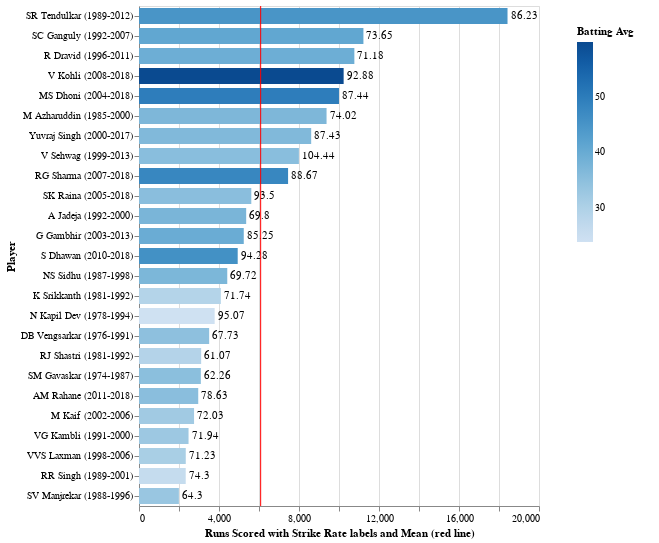

Source (notebook cell):
### Code cell
india_top_chart

### Figure 1 — Vega-Lite specification as saved in the notebook (floating-point values rounded to 4 significant figures)
{"config": {"background": "white", "view": {"continuousWidth": 400, "continuousHeight": 300}, "legend": {"padding": 20}, "scale": {"bandPaddingInner": 0.2}}, "layer": [{"mark": "bar", "encoding": {"color": {"type": "quantitative", "field": "Batting Avg"}, "tooltip": [{"type": "quantitative", "field": "Matches Played"}, {"type": "quantitative", "field": "Batting Strike Rate"}, {"type": "quantitative", "field": "Hundreds Scored"}], "x": {"type": "quantitative", "field": "Runs Scored", "title": "Runs Scored with Strike Rate labels and Mean (red line)"}, "y": {"type": "nominal", "field": "Player", "sort": {"field": "Runs Scored", "op": "count", "order": "ascending"}}}}, {"mark": {"type": "text", "align": "left", "baseline": "middle", "dx": 3}, "encoding": {"text": {"type": "quantitative", "field": "Batting Strike Rate"}, "tooltip": [{"type": "quantitative", "field": "Matches Played"}, {"type": "quantitative", "field": "Batting Strike Rate"}, {"type": "quantitative", "field": "Hundreds Scored"}], "x": {"type": "quantitative", "field": "Runs Scored", "title": "Runs Scored with Strike Rate labels and Mean (red line)"}, "y": {"type": "nominal", "field": "Player", "sort": {"field": "Runs Scored", "op": "count", "order": "ascending"}}}}, {"mark": {"type": "rule", "color": "red"}, "encoding": {"x": {"type": "quantitative", "aggregate": "mean", "field": "Runs Scored"}}}], "data": {"name": "data-d2c3f1f6cf00f88c3ac27df41948cb8c"}, "$schema": "https://vega.github.io/schema/vega-lite/v4.8.1.json", "datasets": {"data-d2c3f1f6cf00f88c3ac27df41948cb8c": [{"Player": "SR Tendulkar (1989-2012)", "Career Span": "1989-2012", "Career Start": 1989, "Career End": 2012, "Matches Played": 463, "Innings Batted": 452.0, "Not Outs": 41.0, "Runs Scored": 18430.0, "Highest Innings Score": "200*", "Highest Innings Score Num": "200", "Batting Avg": 44.83, "Balls Faced": 21370.0, "Batting Strike Rate": 86.23, "Hundreds Scored": 49.0, "Scores Of Fifty Or More": 96.0, "Ducks Scored": 20.0, "Country": "India", "Player Count": 1, "5000+ Runs Scored": 1, "40+ Batting Avg": 1, "90+ Batting Strike Rate": 0}, {"Player": "SC Ganguly (1992-2007)", "Career Span": "1992-2007", "Career Start": 1992, "Career End": 2007, "Matches Played": 308, "Innings Batted": 297.0, "Not Outs": 23.0, "Runs Scored": 11220.0, "Highest Innings Score": "183", "Highest Innings Score Num": "183", "Batting Avg": 40.95, "Balls Faced": 15240.0, "Batting Strike Rate": 73.65, "Hundreds Scored": 22.0, "Scores Of Fifty Or More": 71.0, "Ducks Scored": 16.0, "Country": "India", "Player Count": 1, "5000+ Runs Scored": 1, "40+ Batting Avg": 1, "90+ Batting Strike Rate": 0}, {"Player": "R Dravid (1996-2011)", "Career Span": "1996-2011", "Career Start": 1996, "Career End": 2011, "Matches Played": 340, "Innings Batted": 314.0, "Not Outs": 39.0, "Runs Scored": 10770.0, "Highest Innings Score": "153", "Highest Innings Score Num": "153", "Batting Avg": 39.15, "Balls Faced": 15130.0, "Batting Strike Rate": 71.18, "Hundreds Scored": 12.0, "Scores Of Fifty Or More": 82.0, "Ducks Scored": 13.0, "Country": "India", "Player Count": 1, "5000+ Runs Scored": 1, "40+ Batting Avg": 0, "90+ Batting Strike Rate": 0}, {"Player": "V Kohli (2008-2018)", "Career Span": "2008-2018", "Career Start": 2008, "Career End": 2018, "Matches Played": 216, "Innings Batted": 208.0, "Not Outs": 37.0, "Runs Scored": 10230.0, "Highest Innings Score": "183", "Highest Innings Score Num": "183", "Batting Avg": 59.83, "Balls Faced": 11020.0, "Batting Strike Rate": 92.88, "Hundreds Scored": 38.0, "Scores Of Fifty Or More": 48.0, "Ducks Scored": 12.0, "Country": "India", "Player Count": 1, "5000+ Runs Scored": 1, "40+ Batting Avg": 1, "90+ Batting Strike Rate": 1}, {"Player": "MS Dhoni (2004-2018)", "Career Span": "2004-2018", "Career Start": 2004, "Career End": 2018, "Matches Played": 329, "Innings Batted": 278.0, "Not Outs": 77.0, "Runs Scored": 9999.0, "Highest Innings Score": "183*", "Highest Innings Score Num": "183", "Batting Avg": 49.74, "Balls Faced": 11440.0, "Batting Strike Rate": 87.44, "Hundreds Scored": 9.0, "Scores Of Fifty Or More": 67.0, "Ducks Scored": 9.0, "Country": "India", "Player Count": 1, "5000+ Runs Scored": 1, "40+ Batting Avg": 1, "90+ Batting Strike Rate": 0}, {"Player": "M Azharuddin (1985-2000)", "Career Span": "1985-2000", "Career Start": 1985, "Career End": 2000, "Matches Played": 334, "Innings Batted": 308.0, "Not Outs": 54.0, "Runs Scored": 9378.0, "Highest Innings Score": "153*", "Highest Innings Score Num": "153", "Batting Avg": 36.92, "Balls Faced": 12670.0, "Batting Strike Rate": 74.02, "Hundreds Scored": 7.0, "Scores Of Fifty Or More": 58.0, "Ducks Scored": 9.0, "Country": "India", "Player Count": 1, "5000+ Runs Scored": 1, "40+ Batting Avg": 0, "90+ Batting Strike Rate": 0}, {"Player": "Yuvraj Singh (2000-2017)", "Career Span": "2000-2017", "Career Start": 2000, "Career End": 2017, "Matches Played": 301, "Innings Batted": 275.0, "Not Outs": 39.0, "Runs Scored": 8609.0, "Highest Innings Score": "150", "Highest Innings Score Num": "150", "Batting Avg": 36.47, "Balls Faced": 9846.0, "Batting Strike Rate": 87.43, "Hundreds Scored": 14.0, "Scores Of Fifty Or More": 52.0, "Ducks Scored": 18.0, "Country": "India", "Player Count": 1, "5000+ Runs Scored": 1, "40+ Batting Avg": 0, "90+ Batting Strike Rate": 0}, {"Player": "V Sehwag (1999-2013)", "Career Span": "1999-2013", "Career Start": 1999, "Career End": 2013, "Matches Played": 241, "Innings Batted": 235.0, "Not Outs": 9.0, "Runs Scored": 7995.0, "Highest Innings Score": "219", "Highest Innings Score Num": "219", "Batting Avg": 35.37, "Balls Faced": 7655.0, "Batting Strike Rate": 104.4, "Hundreds Scored": 15.0, "Scores Of Fifty Or More": 37.0, "Ducks Scored": 14.0, "Country": "India", "Player Count": 1, "5000+ Runs Scored": 1, "40+ Batting Avg": 0, "90+ Batting Strike Rate": 1}, {"Player": "RG Sharma (2007-2018)", "Career Span": "2007-2018", "Career Start": 2007, "Career End": 2018, "Matches Played": 193, "Innings Batted": 187.0, "Not Outs": 31.0, "Runs Scored": 7454.0, "Highest Innings Score": "264", "Highest Innings Score Num": "264", "Batting Avg": 47.78, "Balls Faced": 8406.0, "Batting Strike Rate": 88.67, "Hundreds Scored": 21.0, "Scores Of Fifty Or More": 37.0, "Ducks Scored": 12.0, "Country": "India", "Player Count": 1, "5000+ Runs Scored": 1, "40+ Batting Avg": 1, "90+ Batting Strike Rate": 0}, {"Player": "SK Raina (2005-2018)", "Career Span": "2005-2018", "Career Start": 2005, "Career End": 2018, "Matches Played": 226, "Innings Batted": 194.0, "Not Outs": 35.0, "Runs Scored": 5615.0, "Highest Innings Score": "116*", "Highest Innings Score Num": "116", "Batting Avg": 35.31, "Balls Faced": 6005.0, "Batting Strike Rate": 93.5, "Hundreds Scored": 5.0, "Scores Of Fifty Or More": 36.0, "Ducks Scored": 14.0, "Country": "India", "Player Count": 1, "5000+ Runs Scored": 1, "40+ Batting Avg": 0, "90+ Batting Strike Rate": 1}, {"Player": "A Jadeja (1992-2000)", "Career Span": "1992-2000", "Career Start": 1992, "Career End": 2000, "Matches Played": 196, "Innings Batted": 179.0, "Not Outs": 36.0, "Runs Scored": 5359.0, "Highest Innings Score": "119", "Highest Innings Score Num": "119", "Batting Avg": 37.47, "Balls Faced": 7677.0, "Batting Strike Rate": 69.8, "Hundreds Scored": 6.0, "Scores Of Fifty Or More": 30.0, "Ducks Scored": 10.0, "Country": "India", "Player Count": 1, "5000+ Runs Scored": 1, "40+ Batting Avg": 0, "90+ Batting Strike Rate": 0}, {"Player": "G Gambhir (2003-2013)", "Career Span": "2003-2013", "Career Start": 2003, "Career End": 2013, "Matches Played": 147, "Innings Batted": 143.0, "Not Outs": 11.0, "Runs Scored": 5238.0, "Highest Innings Score": "150*", "Highest Innings Score Num": "150", "Batting Avg": 39.68, "Balls Faced": 6144.0, "Batting Strike Rate": 85.25, "Hundreds Scored": 11.0, "Scores Of Fifty Or More": 34.0, "Ducks Scored": 11.0, "Country": "India", "Player Count": 1, "5000+ Runs Scored": 1, "40+ Batting Avg": 0, "90+ Batting Strike Rate": 0}, {"Player": "S Dhawan (2010-2018)", "Career Span": "2010-2018", "Career Start": 2010, "Career End": 2018, "Matches Played": 115, "Innings Batted": 114.0, "Not Outs": 6.0, "Runs Scored": 4935.0, "Highest Innings Score": "137", "Highest Innings Score Num": "137", "Batting Avg": 45.69, "Balls Faced": 5234.0, "Batting Strike Rate": 94.28, "Hundreds Scored": 15.0, "Scores Of Fifty Or More": 25.0, "Ducks Scored": 3.0, "Country": "India", "Player Count": 1, "5000+ Runs Scored": 0, "40+ Batting Avg": 1, "90+ Batting Strike Rate": 1}, {"Player": "NS Sidhu (1987-1998)", "Career Span": "1987-1998", "Career Start": 1987, "Career End": 1998, "Matches Played": 136, "Innings Batted": 127.0, "Not Outs": 8.0, "Runs Scored": 4413.0, "Highest Innings Score": "134*", "Highest Innings Score Num": "134", "Batting Avg": 37.08, "Balls Faced": 6329.0, "Batting Strike Rate": 69.72, "Hundreds Scored": 6.0, "Scores Of Fifty Or More": 33.0, "Ducks Scored": 7.0, "Country": "India", "Player Count": 1, "5000+ Runs Scored": 0, "40+ Batting Avg": 0, "90+ Batting Strike Rate": 0}, {"Player": "K Srikkanth (1981-1992)", "Career Span": "1981-1992", "Career Start": 1981, "Career End": 1992, "Matches Played": 146, "Innings Batted": 145.0, "Not Outs": 4.0, "Runs Scored": 4091.0, "Highest Innings Score": "123", "Highest Innings Score Num": "123", "Batting Avg": 29.01, "Balls Faced": 5702.0, "Batting Strike Rate": 71.74, "Hundreds Scored": 4.0, "Scores Of Fifty Or More": 27.0, "Ducks Scored": 11.0, "Country": "India", "Player Count": 1, "5000+ Runs Scored": 0, "40+ Batting Avg": 0, "90+ Batting Strike Rate": 0}, {"Player": "N Kapil Dev (1978-1994)", "Career Span": "1978-1994", "Career Start": 1978, "Career End": 1994, "Matches Played": 225, "Innings Batted": 198.0, "Not Outs": 39.0, "Runs Scored": 3783.0, "Highest Innings Score": "175*", "Highest Innings Score Num": "175", "Batting Avg": 23.79, "Balls Faced": 3979.0, "Batting Strike Rate": 95.07, "Hundreds Scored": 1.0, "Scores Of Fifty Or More": 14.0, "Ducks Scored": 13.0, "Country": "India", "Player Count": 1, "5000+ Runs Scored": 0, "40+ Batting Avg": 0, "90+ Batting Strike Rate": 1}, {"Player": "DB Vengsarkar (1976-1991)", "Career Span": "1976-1991", "Career Start": 1976, "Career End": 1991, "Matches Played": 129, "Innings Batted": 120.0, "Not Outs": 19.0, "Runs Scored": 3508.0, "Highest Innings Score": "105", "Highest Innings Score Num": "105", "Batting Avg": 34.73, "Balls Faced": 5179.0, "Batting Strike Rate": 67.73, "Hundreds Scored": 1.0, "Scores Of Fifty Or More": 23.0, "Ducks Scored": 7.0, "Country": "India", "Player Count": 1, "5000+ Runs Scored": 0, "40+ Batting Avg": 0, "90+ Batting Strike Rate": 0}, {"Player": "RJ Shastri (1981-1992)", "Career Span": "1981-1992", "Career Start": 1981, "Career End": 1992, "Matches Played": 150, "Innings Batted": 128.0, "Not Outs": 21.0, "Runs Scored": 3108.0, "Highest Innings Score": "109", "Highest Innings Score Num": "109", "Batting Avg": 29.04, "Balls Faced": 5089.0, "Batting Strike Rate": 61.07, "Hundreds Scored": 4.0, "Scores Of Fifty Or More": 18.0, "Ducks Scored": 5.0, "Country": "India", "Player Count": 1, "5000+ Runs Scored": 0, "40+ Batting Avg": 0, "90+ Batting Strike Rate": 0}, {"Player": "SM Gavaskar (1974-1987)", "Career Span": "1974-1987", "Career Start": 1974, "Career End": 1987, "Matches Played": 108, "Innings Batted": 102.0, "Not Outs": 14.0, "Runs Scored": 3092.0, "Highest Innings Score": "103*", "Highest Innings Score Num": "103", "Batting Avg": 35.13, "Balls Faced": 4966.0, "Batting Strike Rate": 62.26, "Hundreds Scored": 1.0, "Scores Of Fifty Or More": 27.0, "Ducks Scored": 8.0, "Country": "India", "Player Count": 1, "5000+ Runs Scored": 0, "40+ Batting Avg": 0, "90+ Batting Strike Rate": 0}, {"Player": "AM Rahane (2011-2018)", "Career Span": "2011-2018", "Career Start": 2011, "Career End": 2018, "Matches Played": 90, "Innings Batted": 87.0, "Not Outs": 3.0, "Runs Scored": 2962.0, "Highest Innings Score": "111", "Highest Innings Score Num": "111", "Batting Avg": 35.26, "Balls Faced": 3767.0, "Batting Strike Rate": 78.63, "Hundreds Scored": 3.0, "Scores Of Fifty Or More": 24.0, "Ducks Scored": 6.0, "Country": "India", "Player Count": 1, "5000+ Runs Scored": 0, "40+ Batting Avg": 0, "90+ Batting Strike Rate": 0}, {"Player": "M Kaif (2002-2006)", "Career Span": "2002-2006", "Career Start": 2002, "Career End": 2006, "Matches Played": 125, "Innings Batted": 110.0, "Not Outs": 24.0, "Runs Scored": 2753.0, "Highest Innings Score": "111*", "Highest Innings Score Num": "111", "Batting Avg": 32.01, "Balls Faced": 3822.0, "Batting Strike Rate": 72.03, "Hundreds Scored": 2.0, "Scores Of Fifty Or More": 17.0, "Ducks Scored": 8.0, "Country": "India", "Player Count": 1, "5000+ Runs Scored": 0, "40+ Batting Avg": 0, "90+ Batting Strike Rate": 0}, {"Player": "VG Kambli (1991-2000)", "Career Span": "1991-2000", "Career Start": 1991, "Career End": 2000, "Matches Played": 104, "Innings Batted": 97.0, "Not Outs": 21.0, "Runs Scored": 2477.0, "Highest Innings Score": "106", "Highest Innings Score Num": "106", "Batting Avg": 32.59, "Balls Faced": 3443.0, "Batting Strike Rate": 71.94, "Hundreds Scored": 2.0, "Scores Of Fifty Or More": 14.0, "Ducks Scored": 4.0, "Country": "India", "Player Count": 1, "5000+ Runs Scored": 0, "40+ Batting Avg": 0, "90+ Batting Strike Rate": 0}, {"Player": "VVS Laxman (1998-2006)", "Career Span": "1998-2006", "Career Start": 1998, "Career End": 2006, "Matches Played": 86, "Innings Batted": 83.0, "Not Outs": 7.0, "Runs Scored": 2338.0, "Highest Innings Score": "131", "Highest Innings Score Num": "131", "Batting Avg": 30.76, "Balls Faced": 3282.0, "Batting Strike Rate": 71.23, "Hundreds Scored": 6.0, "Scores Of Fifty Or More": 10.0, "Ducks Scored": 3.0, "Country": "India", "Player Count": 1, "5000+ Runs Scored": 0, "40+ Batting Avg": 0, "90+ Batting Strike Rate": 0}, {"Player": "RR Singh (1989-2001)", "Career Span": "1989-2001", "Career Start": 1989, "Career End": 2001, "Matches Played": 136, "Innings Batted": 113.0, "Not Outs": 23.0, "Runs Scored": 2336.0, "Highest Innings Score": "100", "Highest Innings Score Num": "100", "Batting Avg": 25.95, "Balls Faced": 3144.0, "Batting Strike Rate": 74.3, "Hundreds Scored": 1.0, "Scores Of Fifty Or More": 9.0, "Ducks Scored": 5.0, "Country": "India", "Player Count": 1, "5000+ Runs Scored": 0, "40+ Batting Avg": 0, "90+ Batting Strike Rate": 0}, {"Player": "SV Manjrekar (1988-1996)", "Career Span": "1988-1996", "Career Start": 1988, "Career End": 1996, "Matches Played": 74, "Innings Batted": 70.0, "Not Outs": 10.0, "Runs Scored": 1994.0, "Highest Innings Score": "105", "Highest Innings Score Num": "105", "Batting Avg": 33.23, "Balls Faced": 3101.0, "Batting Strike Rate": 64.3, "Hundreds Scored": 1.0, "Scores Of Fifty Or More": 15.0, "Ducks Scored": 3.0, "Country": "India", "Player Count": 1, "5000+ Runs Scored": 0, "40+ Batting Avg": 0, "90+ Batting Strike Rate": 0}]}}
